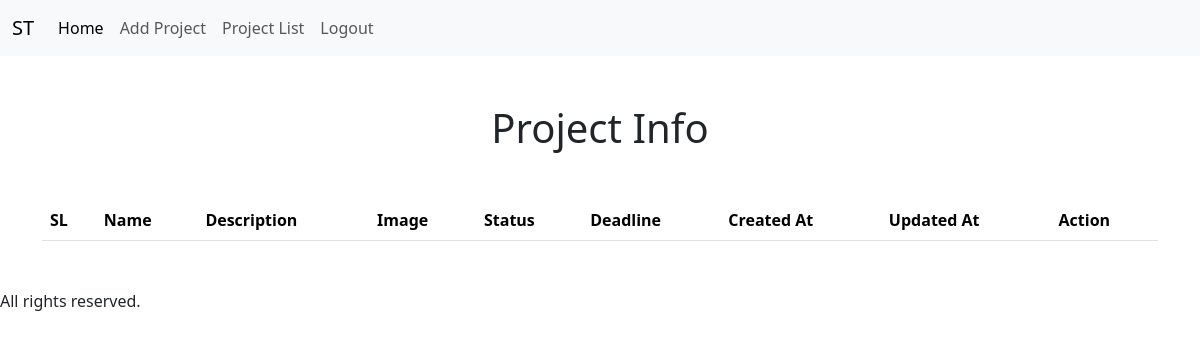
/project_list/ (signed in), run on an earlier commit of the app's database.
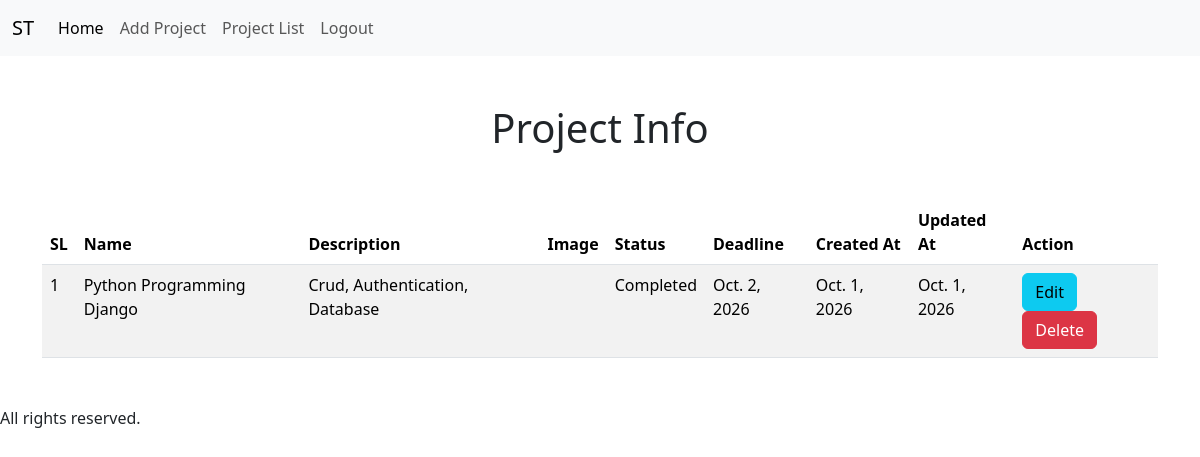
And on a later commit of the database.
### project/models.py (models this page shows, shortened)
class ProjectModel(models.Model):
    PROJECT_STATUS = [
        ('NotStarted','NotStarted'),
        ('InProgress','InProgress'),
        ('Completed','Completed'),
    ]
    project_name = models.CharField(max_length=200, null=True)
    project_description = models.TextField( null=True)
    project_image = models.ImageField(upload_to='media/project_img', null=True)
    project_status = models.CharField(choices=PROJECT_STATUS, max_length=20, null=True)
    created_by = models.ForeignKey(UserModel, on_delete=models.CASCADE, null=True)
    deadline = models.DateField(null=True)
    created_at= models.DateField(auto_now_add=True, null=True)
    updated_at = models.DateField(auto_now=True, null=True)

### project/views.py (the view)
# urls.py: path('project_list/', project_list, name='project_list'),
def project_list(request):
    p_data = ProjectModel.objects.filter(created_by=request.user)
    context = {
        'p_data':p_data
    }
    return render(request, 'project/project_list.html', context)

### project/templates/project/project_list.html (shortened to what this page needs)
{% extends 'base.html' %}
{% block content %}
    <h1 class="m-5 text-center">Project Info</h1>
    <table class="table table-striped">
        <thead>
            <tr>
                <th>SL</th>
                <th>Name</th>
                <th>Description</th>
                <th>Image</th>
                <th>Status</th>
                <th>Deadline</th>
                <th>Created At</th>
                <th>Updated At</th>
                <th>Action</th>
            </tr>
        </thead>
        <tbody>
            {% for data in p_data %}
                <tr>
                    <td>{{forloop.counter}}</td>
                    <td>{{data.project_name}}</td>
                    <td>{{data.project_description}}</td>
                    <td></td>
                    <td>{{data.project_status}}</td>
                    <td>{{data.deadline}}</td>
                    <td>{{data.created_at}}</td>
                    <td>{{data.updated_at}}</td>
                    <td>
                        <a href="{% url 'update_project' data.id %}" class="btn btn-info">Edit</a>
                        <a href="{% url 'delete_project' data.id %}" class="btn btn-danger">Delete</a>
                    </td>
                </tr>
            {% endfor %}
        </tbody>
    </table>
{% endblock content %}

### templates/base.html (shortened to what this page needs)
<!doctype html>
<html lang="en" dir="ltr">
  <head>
    <link href="https://cdn.jsdelivr.net/npm/bootstrap@5.3.8/dist/css/bootstrap.min.css" rel="stylesheet">
  </head>
  <body>
    {% include 'nav.html' %}
    <div class="container">
    {% block content %}
    {% endblock content %}
    </div>
    {% include 'foot.html' %}
  </body>
</html>

### templates/nav.html (shortened to what this page needs)
<nav class="navbar navbar-expand-lg bg-body-tertiary">
  <div class="container-fluid">
    <a class="navbar-brand" href="{% url 'home' %}">ST</a>
    <div class="collapse navbar-collapse" id="navbarNav">
      <ul class="navbar-nav">
        {% if request.user.is_authenticated %}
          <li class="nav-item">
          <a class="nav-link active" aria-current="page" href="{% url 'home' %}">Home</a>
        </li>
        <li class="nav-item">
          <a class="nav-link" href="{% url 'add_project' %}">Add Project</a>
        </li>
        <li class="nav-item">
          <a class="nav-link" href="{% url 'project_list' %}">Project List</a>
        </li>
        <li class="nav-item">
          <a class="nav-link" href="{% url 'logout' %}">Logout</a>
        </li>
        {% endif %}
      </ul>
    </div>
  </div>
</nav>

### templates/foot.html
<footer class="my-5">All rights reserved.</footer>

What changed in the data, as far as the page shows it:
added ProjectModel: project_name "Python Programming Django", project_description "Crud, Authentication, Database", project_status "Completed", deadline "Oct. 2, 2026", created_at "Oct. 1, 2026", updated_at "Oct. 1, 2026"
